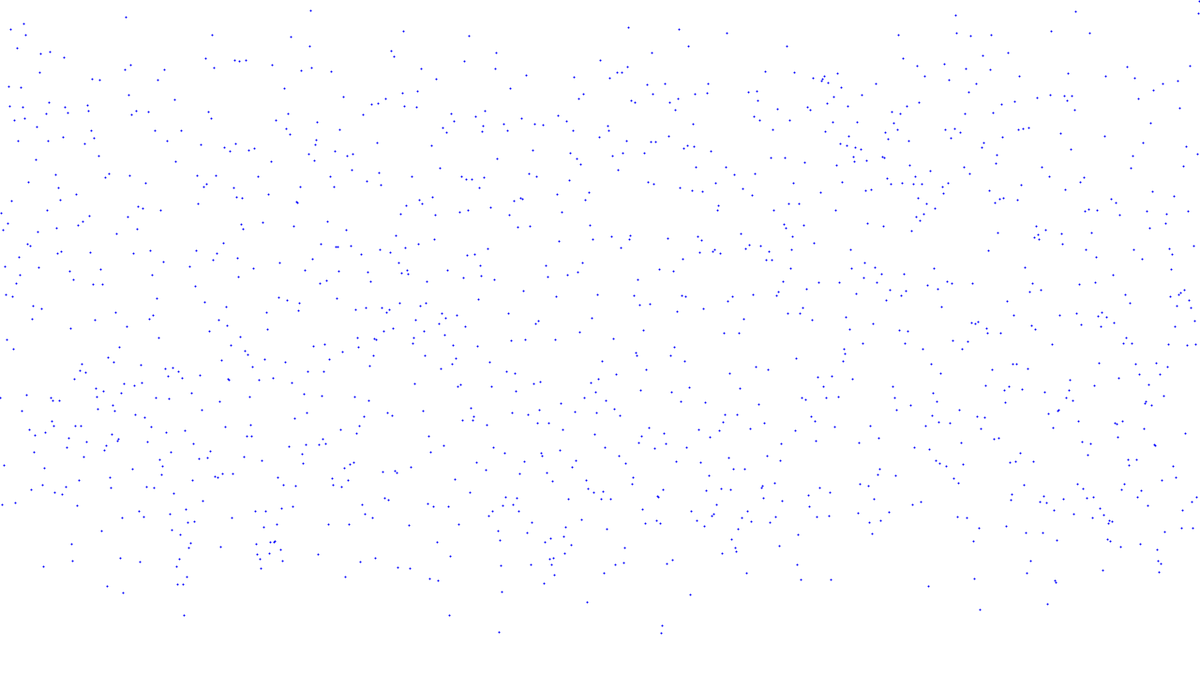
Frame 1 (no input)
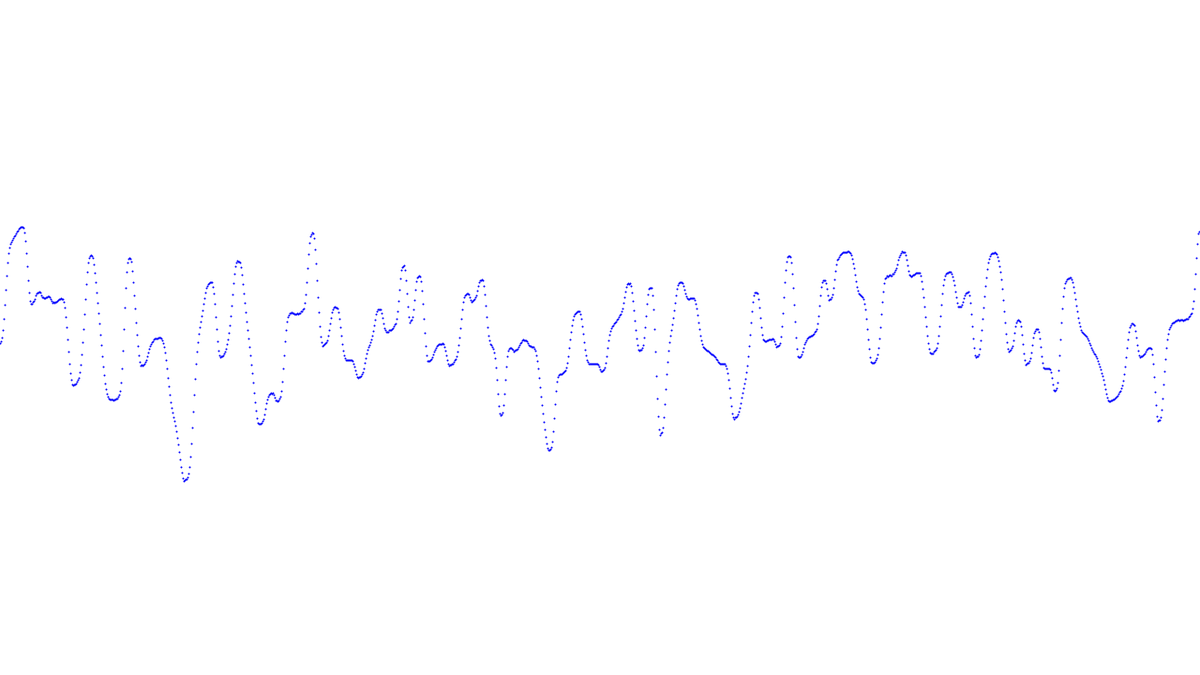
Frame 60 (the mouse pressed at the canvas centre just before this capture)
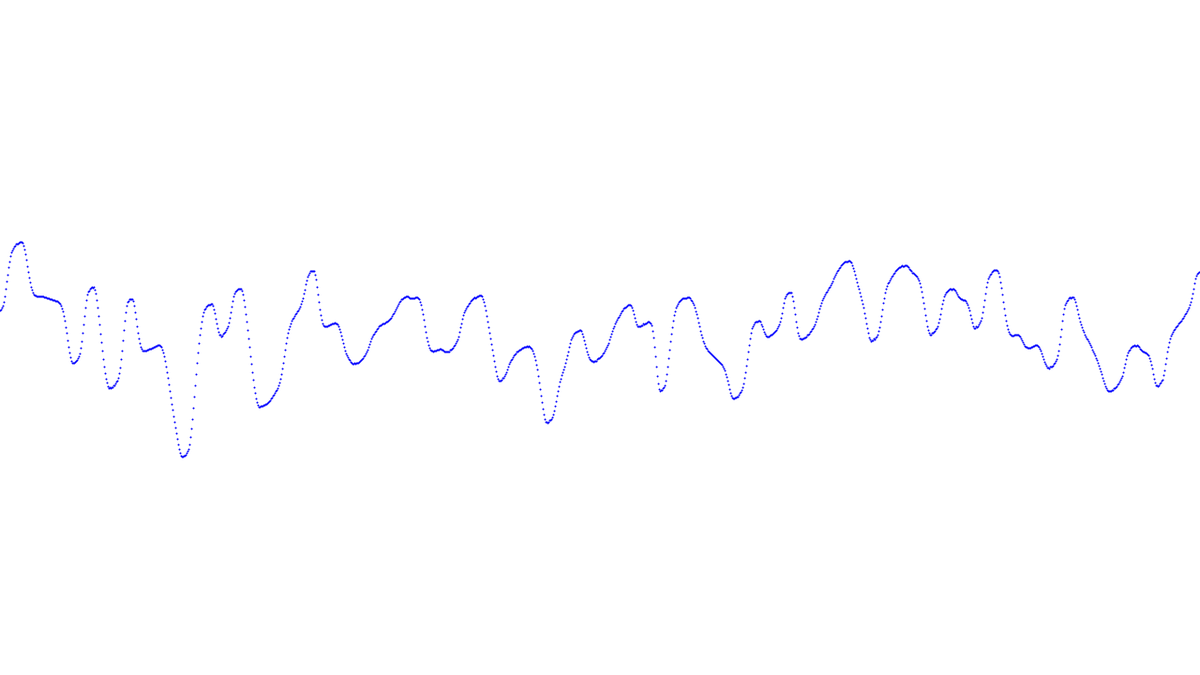
Frame 120 (the mouse held since frame 60 and released just before this capture)

The Processing sketch that drew these frames (run headless with seeded random() and noise(); from frame 60 on, the mouse is pressed at the canvas centre):

// Processing sketch: processing_100087
// ── processing_100087.pde

//http://jorgecardoso.eu/processing/Screensaver/
float[] lines = new float[1280];
float[] lines2 = new float[1280];
float x;
float j;
int t;
void setup(){
 size(1280,720);
 frameRate(45);
 for(int i = 0; i < (width-2); i += 1){
   lines[i] = random(height);
   lines2[i] = lines[i];
 }
 x = 0;
 j = 7;
 t = 1;
 smooth();
}
void draw(){
  background(255);
  stroke(0,0,255);
  for(int i= 0; i < width; i++){
    lines2[i] = lines[i];
  }
  for(int i = 0; i < width; i++){
    //Adjusting the value to the left of i
    if( i >= 1){
      if( lines[i] > lines[i-1]){
        //1/10 of difference
        lines[i] -= (((lines2[i]-lines2[i-1])/j) + t);
        lines[i-1] += (((lines2[i]-lines2[i-1])/j) + t);
      }
    }
    //Adjusting the value to the right of i
    if( i <= (width-2)){
      if( lines[i] > lines[i+1]){
        //1/10 of difference0
        lines[i] -= (((lines2[i]-lines2[i+1])/j) + t);
        lines[i+1] += (((lines2[i]-lines2[i+1])/j) + t);
      }
    }
    x += (lines[i]);
    //drawing the line at i to the height of lines[i]
    //line(i, height, i, lines[i]);
    
    if(lines[i] > height){
      lines[i] = height;
    }
    if(lines[i] < 0){
      lines[i] = 0;
    }
    strokeWeight(2);
    point(i, lines[i]);
  }
  stroke(255,0,0);
  //line(0,x/1920,width,x/1920);
  //println(x/width);
  x=0;
  //println(lines[250]);
}
void keyPressed(){
 if(key == 32){
   j = -7;
   t = 0;
 }
  if(key == 114){
    setup();
    draw();
  } 
}
void keyReleased(){
  if(key == 32){
     j = 7;
     t = 1;
  }
}
/*void mousePressed(){
  if(mouseButton == LEFT) {
    lines[mouseX] += 5;
  }
  if(mouseButton == RIGHT){
    lines[mouseX] -= 5;
  }
}
*/
